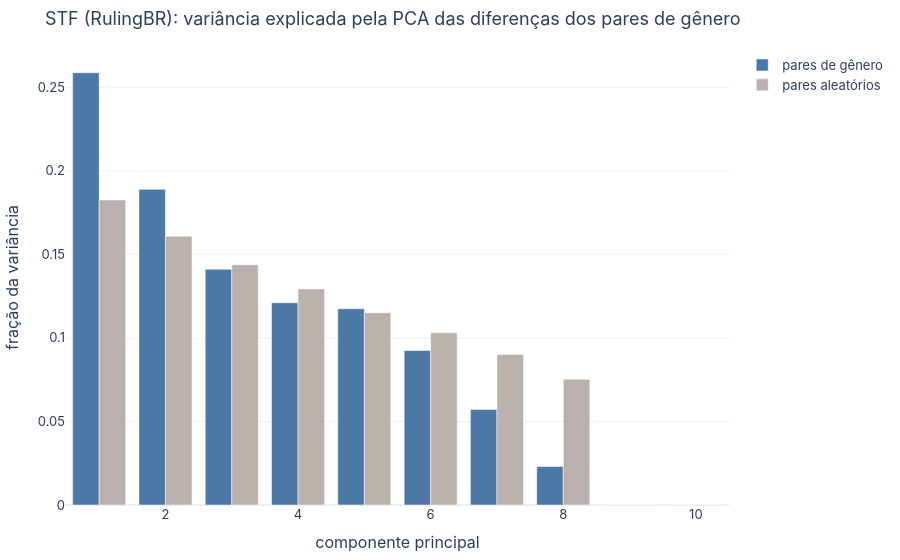

Write notebook code for a chart like this one.
### Markdown cell above
## 1. A direção de gênero existe no corpus jurídico?

Os pares definicionais (*mulher/homem, ela/ele, mãe/pai…*) aparecem em decisões (direito de família, previdenciário, penal). Repetimos a PCA das diferenças (Fig. 6 de Bolukbasi et al.).

### Code cell
comps, ev, used = pca_pairs(leg, pairs_leg)
g_leg = gender_direction(leg, pairs_leg); g_pt = gender_direction(pt, lex.definitional_pairs)
print(f"STF: variância explicada {np.round(ev[:4], 3)} (aleatório {random_pca_baseline(leg.dim, len(used))[0]:.3f}) · cos(ela,g)={float(leg['ela'] @ g_leg):+.2f} cos(ele,g)={float(leg['ele'] @ g_leg):+.2f}")
pca_variance_figure(ev, random_pca_baseline(leg.dim, len(used)), title="STF (RulingBR): variância explicada pela PCA das diferenças dos pares de gênero")

### Figure 1 — Plotly figure (JSON) as saved in the notebook; plotly's stock layout.template omitted (floating-point values rounded to 4 significant figures)
{"data": [{"marker": {"color": "#4C78A8"}, "name": "pares de gênero", "type": "bar", "x": [1, 2, 3, 4, 5, 6, 7, 8, 9, 10], "y": [0.2587, 0.1889, 0.1411, 0.121, 0.1175, 0.09247, 0.05723, 0.02302, 3.616e-15, 2.156e-15]}, {"marker": {"color": "#BAB0AC"}, "name": "pares aleatórios", "type": "bar", "x": [1, 2, 3, 4, 5, 6, 7, 8, 9, 10], "y": [0.1825, 0.1608, 0.1438, 0.1293, 0.1151, 0.103, 0.09009, 0.07529, 1.305e-32, 7.701e-33]}], "layout": {"barmode": "group", "font": {"family": "Inter, Helvetica, Arial, sans-serif", "size": 13}, "margin": {"b": 40, "l": 40, "r": 20, "t": 50}, "title": {"text": "STF (RulingBR): variância explicada pela PCA das diferenças dos pares de gênero"}, "xaxis": {"title": {"text": "componente principal"}}, "yaxis": {"title": {"text": "fração da variância"}}}}
